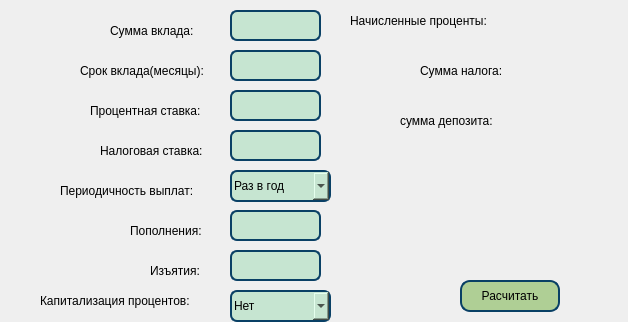
<?xml version="1.0" encoding="UTF-8"?>
<ui version="4.0">
 <class>deposit_calc</class>
 <widget class="QDialog" name="deposit_calc">
  <property name="geometry">
   <rect>
    <x>0</x>
    <y>0</y>
    <width>628</width>
    <height>322</height>
   </rect>
  </property>
  <property name="windowTitle">
   <string>Dialog</string>
  </property>
  <widget class="QComboBox" name="kapital">
   <property name="geometry">
    <rect>
     <x>230</x>
     <y>290</y>
     <width>101</width>
     <height>32</height>
    </rect>
   </property>
   <property name="styleSheet">
    <string notr="true">QComboBox {
    border: 2px solid #094065;
    border-radius: 7px;
    padding: 2px;
    font-family: Arial;
background-color: rgb(198, 229, 209);
color: black;
}</string>
   </property>
   <item>
    <property name="text">
     <string>Нет</string>
    </property>
   </item>
   <item>
    <property name="text">
     <string>Да</string>
    </property>
   </item>
  </widget>
  <widget class="QLabel" name="label">
   <property name="geometry">
    <rect>
     <x>110</x>
     <y>20</y>
     <width>101</width>
     <height>21</height>
    </rect>
   </property>
   <property name="text">
    <string>Сумма вклада:</string>
   </property>
  </widget>
  <widget class="QLabel" name="label_2">
   <property name="geometry">
    <rect>
     <x>80</x>
     <y>60</y>
     <width>141</width>
     <height>21</height>
    </rect>
   </property>
   <property name="text">
    <string>Срок вклада(месяцы):</string>
   </property>
  </widget>
  <widget class="QLabel" name="label_3">
   <property name="geometry">
    <rect>
     <x>90</x>
     <y>100</y>
     <width>131</width>
     <height>21</height>
    </rect>
   </property>
   <property name="text">
    <string>Процентная ставка:</string>
   </property>
  </widget>
  <widget class="QLabel" name="label_4">
   <property name="geometry">
    <rect>
     <x>130</x>
     <y>220</y>
     <width>91</width>
     <height>21</height>
    </rect>
   </property>
   <property name="text">
    <string>Пополнения:</string>
   </property>
  </widget>
  <widget class="QLabel" name="label_5">
   <property name="geometry">
    <rect>
     <x>100</x>
     <y>140</y>
     <width>121</width>
     <height>21</height>
    </rect>
   </property>
   <property name="text">
    <string>Налоговая ставка:</string>
   </property>
  </widget>
  <widget class="QLabel" name="label_6">
   <property name="geometry">
    <rect>
     <x>60</x>
     <y>180</y>
     <width>151</width>
     <height>21</height>
    </rect>
   </property>
   <property name="text">
    <string>Периодичность выплат:</string>
   </property>
  </widget>
  <widget class="QTextEdit" name="sum_input">
   <property name="geometry">
    <rect>
     <x>230</x>
     <y>10</y>
     <width>91</width>
     <height>31</height>
    </rect>
   </property>
   <property name="styleSheet">
    <string notr="true">QTextEdit {
    border: 2px solid #094065;
    border-radius: 7px;
    padding: 2px;
    font-family: Arial;
    background-color: rgb(198, 229, 209);
    color: black;
}</string>
   </property>
  </widget>
  <widget class="QTextEdit" name="time_month">
   <property name="geometry">
    <rect>
     <x>230</x>
     <y>50</y>
     <width>91</width>
     <height>31</height>
    </rect>
   </property>
   <property name="styleSheet">
    <string notr="true">QTextEdit {
    border: 2px solid #094065;
    border-radius: 7px;
    padding: 2px;
    font-family: Arial;
    background-color: rgb(198, 229, 209);
    color: black;
}</string>
   </property>
  </widget>
  <widget class="QTextEdit" name="procent_input">
   <property name="geometry">
    <rect>
     <x>230</x>
     <y>90</y>
     <width>91</width>
     <height>31</height>
    </rect>
   </property>
   <property name="styleSheet">
    <string notr="true">QTextEdit {
    border: 2px solid #094065;
    border-radius: 7px;
    padding: 2px;
    font-family: Arial;
    background-color: rgb(198, 229, 209);
    color: black;
}</string>
   </property>
  </widget>
  <widget class="QTextEdit" name="nalog_input">
   <property name="geometry">
    <rect>
     <x>230</x>
     <y>130</y>
     <width>91</width>
     <height>31</height>
    </rect>
   </property>
   <property name="styleSheet">
    <string notr="true">QTextEdit {
    border: 2px solid #094065;
    border-radius: 7px;
    padding: 2px;
    font-family: Arial;
    background-color: rgb(198, 229, 209);
    color: black;
}</string>
   </property>
  </widget>
  <widget class="QTextEdit" name="popolnenya">
   <property name="geometry">
    <rect>
     <x>230</x>
     <y>210</y>
     <width>91</width>
     <height>31</height>
    </rect>
   </property>
   <property name="styleSheet">
    <string notr="true">QTextEdit {
    border: 2px solid #094065;
    border-radius: 7px;
    padding: 2px;
    font-family: Arial;
    background-color: rgb(198, 229, 209);
    color: black;
}</string>
   </property>
  </widget>
  <widget class="QLabel" name="label_7">
   <property name="geometry">
    <rect>
     <x>350</x>
     <y>10</y>
     <width>161</width>
     <height>21</height>
    </rect>
   </property>
   <property name="text">
    <string>Начисленные проценты:</string>
   </property>
  </widget>
  <widget class="QLabel" name="label_8">
   <property name="geometry">
    <rect>
     <x>420</x>
     <y>60</y>
     <width>91</width>
     <height>21</height>
    </rect>
   </property>
   <property name="text">
    <string>Сумма налога:</string>
   </property>
  </widget>
  <widget class="QLabel" name="label_9">
   <property name="geometry">
    <rect>
     <x>400</x>
     <y>110</y>
     <width>111</width>
     <height>21</height>
    </rect>
   </property>
   <property name="text">
    <string>сумма депозита:</string>
   </property>
  </widget>
  <widget class="QLabel" name="pocent_output">
   <property name="geometry">
    <rect>
     <x>537</x>
     <y>10</y>
     <width>81</width>
     <height>21</height>
    </rect>
   </property>
   <property name="text">
    <string/>
   </property>
  </widget>
  <widget class="QLabel" name="nalog_sum_output">
   <property name="geometry">
    <rect>
     <x>540</x>
     <y>60</y>
     <width>81</width>
     <height>21</height>
    </rect>
   </property>
   <property name="text">
    <string/>
   </property>
  </widget>
  <widget class="QLabel" name="deposit_sum_output">
   <property name="geometry">
    <rect>
     <x>540</x>
     <y>110</y>
     <width>81</width>
     <height>21</height>
    </rect>
   </property>
   <property name="text">
    <string/>
   </property>
  </widget>
  <widget class="QPushButton" name="result">
   <property name="geometry">
    <rect>
     <x>460</x>
     <y>280</y>
     <width>100</width>
     <height>32</height>
    </rect>
   </property>
   <property name="styleSheet">
    <string notr="true">QPushButton {
  background-color: rgb(175, 207, 149);
  color: black; 
border-radius: 10px;                    
border: 2px solid #094065;
}

QPushButton:pressed {
    background-color: qlineargradient(x1: 0, y1: 0, x2: 0, y2: 1,
                                      stop: 0 #FF7832, stop: 1 #FF9739);
}</string>
   </property>
   <property name="text">
    <string>Расчитать</string>
   </property>
  </widget>
  <widget class="QLabel" name="label_10">
   <property name="geometry">
    <rect>
     <x>150</x>
     <y>260</y>
     <width>71</width>
     <height>21</height>
    </rect>
   </property>
   <property name="text">
    <string>Изъятия:</string>
   </property>
  </widget>
  <widget class="QTextEdit" name="izyatiya">
   <property name="geometry">
    <rect>
     <x>230</x>
     <y>250</y>
     <width>91</width>
     <height>31</height>
    </rect>
   </property>
   <property name="styleSheet">
    <string notr="true">QTextEdit {
    border: 2px solid #094065;
    border-radius: 7px;
    padding: 2px;
    font-family: Arial;
    background-color: rgb(198, 229, 209);
    color: black;
}</string>
   </property>
  </widget>
  <widget class="QComboBox" name="period_viplat">
   <property name="geometry">
    <rect>
     <x>230</x>
     <y>170</y>
     <width>101</width>
     <height>32</height>
    </rect>
   </property>
   <property name="styleSheet">
    <string notr="true">QComboBox {
    border: 2px solid #094065;
    border-radius: 7px;
    padding: 2px;
    font-family: Arial;
background-color: rgb(198, 229, 209);
color: black;
}</string>
   </property>
   <item>
    <property name="text">
     <string>Раз в год</string>
    </property>
   </item>
   <item>
    <property name="text">
     <string>Раз в месяц</string>
    </property>
   </item>
  </widget>
  <widget class="QLabel" name="label_11">
   <property name="geometry">
    <rect>
     <x>40</x>
     <y>290</y>
     <width>171</width>
     <height>21</height>
    </rect>
   </property>
   <property name="text">
    <string>Капитализация процентов:</string>
   </property>
  </widget>
 </widget>
 <resources/>
 <connections/>
</ui>
